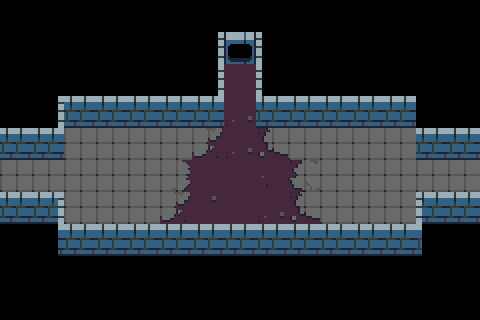

The image is a tile-based game level rendered from a .tmx file. Its description and complete source (layers, tilesets, objects, tile grids) follow:
An orthogonal 15x10 tile map with 32x32 px tiles, 3 tile layers (walls, ground, death) and 4 objects (2x connection, pressure, arrowSource).

<map version="1.0" tiledversion="1.0.3" orientation="orthogonal" renderorder="right-down" width="15" height="10" tilewidth="32" tileheight="32" nextobjectid="25">
 <properties>
  <property name="number" value="16" />
 </properties>
 <tileset firstgid="1" source="tower-tileset.tsx" />
 <layer name="walls" width="15" height="10">
  <data encoding="csv">
0,0,0,0,0,0,0,0,0,0,0,0,0,0,0,
0,0,0,0,0,0,14,5,15,0,0,0,0,0,0,
0,0,0,0,0,0,14,0,15,0,0,0,0,0,0,
0,14,12,12,12,12,12,0,12,12,12,12,12,0,0,
12,12,0,0,0,0,0,0,0,0,0,0,0,12,12,
2,0,0,0,0,0,0,0,0,0,0,0,0,0,2,
12,23,0,0,0,0,0,0,0,0,0,0,0,22,12,
0,24,12,12,12,12,12,12,12,12,12,12,12,21,0,
0,0,0,0,0,0,0,0,0,0,0,0,0,0,0,
0,0,0,0,0,0,0,0,0,0,0,0,0,0,0
</data>
 </layer>
 <layer name="ground" width="15" height="10">
  <data encoding="csv">
0,0,0,0,0,0,0,0,0,0,0,0,0,0,0,
0,0,0,0,0,0,0,0,0,0,0,0,0,0,0,
0,0,0,0,0,0,0,2,0,0,0,0,0,0,0,
0,0,0,0,0,0,0,27,0,0,0,0,0,0,0,
0,0,72,72,72,72,83,27,81,72,72,72,72,0,0,
72,72,72,72,72,73,2,2,28,71,72,72,72,72,72,
0,0,72,72,72,83,37,2,27,81,72,72,72,0,0,
0,0,0,0,0,0,0,0,0,0,0,0,0,0,0,
0,0,0,0,0,0,0,0,0,0,0,0,0,0,0,
0,0,0,0,0,0,0,0,0,0,0,0,0,0,0
</data>
 </layer>
 <layer name="death" width="15" height="10">
  <data encoding="csv">
0,0,0,0,0,0,0,0,0,0,0,0,0,0,0,
0,0,0,0,0,0,0,0,0,0,0,0,0,0,0,
0,0,0,0,0,0,0,0,0,0,0,0,0,0,0,
0,0,0,0,0,0,0,0,0,0,0,0,0,0,0,
0,0,0,0,0,0,0,0,0,0,0,0,0,0,0,
0,0,0,0,0,0,0,0,0,0,0,0,0,0,0,
0,0,0,0,0,0,0,0,0,0,0,0,0,0,0,
0,0,0,0,0,0,0,0,0,0,0,0,0,0,0,
0,0,0,0,0,0,0,0,0,0,0,0,0,0,0,
0,0,0,0,0,0,0,0,0,0,0,0,0,0,0
</data>
 </layer>
 <objectgroup name="objects">
  <object id="9" name="31" type="connection" x="32" y="160" width="32" height="32">
   <properties>
    <property name="dir" value="right" />
    <property name="to" value="30" />
   </properties>
  </object>
  <object id="10" name="32" type="connection" x="416" y="160" width="32" height="32">
   <properties>
    <property name="dir" value="left" />
    <property name="to" value="233" />
   </properties>
  </object>
  <object id="18" type="pressure" x="224" y="160" width="32" height="32">
   <properties>
    <property name="switch" value="a" />
   </properties>
  </object>
  <object id="20" type="arrowSource" x="224" y="32" width="32" height="32">
   <properties>
    <property name="delay" value="0.5" />
    <property name="isActive" value="false" />
    <property name="offset" value="0" />
    <property name="switch" value="a" />
    <property name="xdir" value="0" />
    <property name="ydir" value="-1" />
   </properties>
  </object>
 </objectgroup>
</map>
